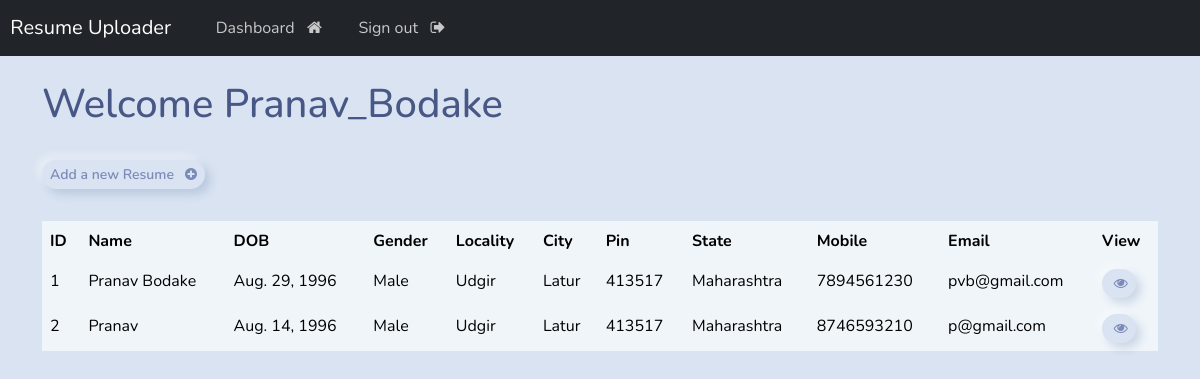
The page /dashboard (signed in) on the database its author committed.
### webapp/models.py (models this page shows)
class Resume(models.Model):
    name = models.CharField(max_length=100)
    dob = models.DateField(auto_now=False, auto_now_add=False)
    gender = models.CharField(max_length=30)
    locality = models.CharField(max_length=100)
    city = models.CharField(max_length=100)
    pin = models.PositiveIntegerField()
    state = models.CharField(choices=STATE_CHOICE , max_length=500)
    mobile = models.PositiveBigIntegerField()
    email = models.EmailField()
    job_city = models.CharField(max_length=150)
    profile_image = models.ImageField(upload_to='profileimg', blank=True)
    my_file = models.FileField(upload_to='doc', blank=True)
    user = models.ForeignKey(User, on_delete=models.CASCADE)

### webapp/views.py (the view)
# urls.py: path('dashboard', views.dashboard, name= "dashboard"),
@login_required(login_url='login')
def dashboard(request):
    if request.user.is_authenticated:
        user = request.user
        form = CreateResumeForm()
        resumes = Resume.objects.filter(user = user)
        context = {'form':form, 'resumes':resumes}
        return render(request, 'webapp/dashboard.html', context= context)

### webapp/templates/webapp/dashboard.html (shortened to what this page needs)
{% extends 'webapp/base.html' %}
    {% block content %}
    <h1>Welcome {{request.user}}</h1>
    <a href="{% url 'create-resume' %}" class="btn btn-primary btn-sm">
        Add a new Resume &nbsp; <i class="fa fa-plus-circle" aria-hidden="true"></i>
    </a>
    <table class="table table-light table-hover">
        <thead class="table-light">
            <tr>
                <th scope="col">ID</th>
                <th scope="col">Name</th>
                <th scope="col">DOB</th>
                <th scope="col">Gender</th>
                <th scope="col">Locality</th>
                <th scope="col">City</th>
                <th scope="col">Pin</th>
                <th scope="col">State</th>
                <th scope="col">Mobile</th>
                <th scope="col">Email</th>
                <th scope="col">View</th>
            </tr>
        </thead>
        <tbody>
                {% for resume in resumes %}
            <tr>
                <td>{{forloop.counter}} </td>
                <td>{{resume.name}} </td>
                <td>{{resume.dob}} </td>
                <td>{{resume.gender}} </td>
                <td>{{resume.locality}} </td>
                <td>{{resume.city}} </td>
                <td>{{resume.pin}} </td>
                <td>{{resume.state}} </td>
                <td>{{resume.mobile}} </td>
                <td>{{resume.email}} </td>
                <td><a class="btn btn-success btn-sm" href="{% url 'view-resume' resume.id %}">&nbsp;<i class="fa fa-eye" aria-hidden="true"></i></a></td>
            </tr>
                {% endfor %}
        </tbody>
    </table>
    {% endblock content %}

### rows shown on the page
Resume: name "Pranav Bodake", dob "Aug. 29, 1996", gender "Male", locality "Udgir", city "Latur", pin "413517", state "Maharashtra", mobile "7894561230", email "pvb@gmail.com"
Resume: name "Pranav", dob "Aug. 14, 1996", gender "Male", locality "Udgir", city "Latur", pin "413517", state "Maharashtra", mobile "8746593210", email "p@gmail.com"

### other values the page prints
{{ request.user }} "Pranav_Bodake"
